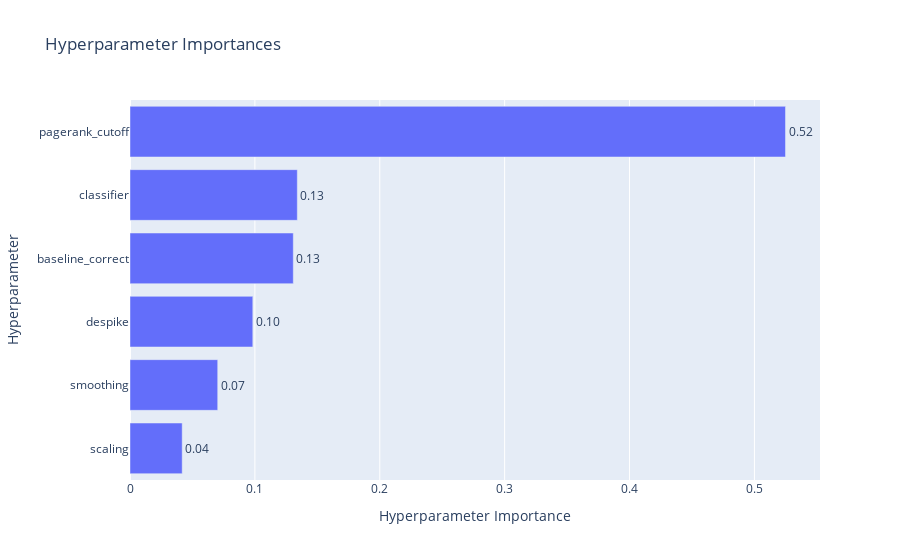

This figure's notebook cell:
### Code cell
optuna.visualization.plot_param_importances(study)

### Figure 1 — Plotly figure (JSON) as saved in the notebook; plotly's stock layout.template omitted (floating-point values rounded to 4 significant figures)
{"data": [{"cliponaxis": false, "hovertemplate": ["scaling (CategoricalDistribution): 0.04179084571562586<extra></extra>", "smoothing (CategoricalDistribution): 0.0702436541247219<extra></extra>", "despike (CategoricalDistribution): 0.098339878516902<extra></extra>", "baseline_correct (CategoricalDistribution): 0.13075172677832675<extra></extra>", "classifier (CategoricalDistribution): 0.13398459951759034<extra></extra>", "pagerank_cutoff (FloatDistribution): 0.5248892953468333<extra></extra>"], "name": "Objective Value", "orientation": "h", "text": ["0.04", "0.07", "0.10", "0.13", "0.13", "0.52"], "textposition": "outside", "type": "bar", "x": [0.04179, 0.07024, 0.09834, 0.1308, 0.134, 0.5249], "y": ["scaling", "smoothing", "despike", "baseline_correct", "classifier", "pagerank_cutoff"]}], "layout": {"title": {"text": "Hyperparameter Importances"}, "xaxis": {"title": {"text": "Hyperparameter Importance"}}, "yaxis": {"title": {"text": "Hyperparameter"}}}}
